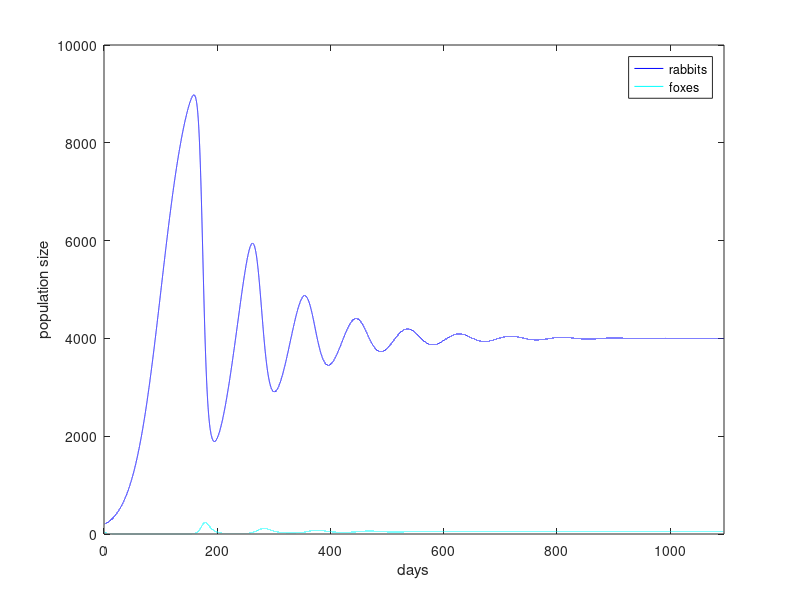
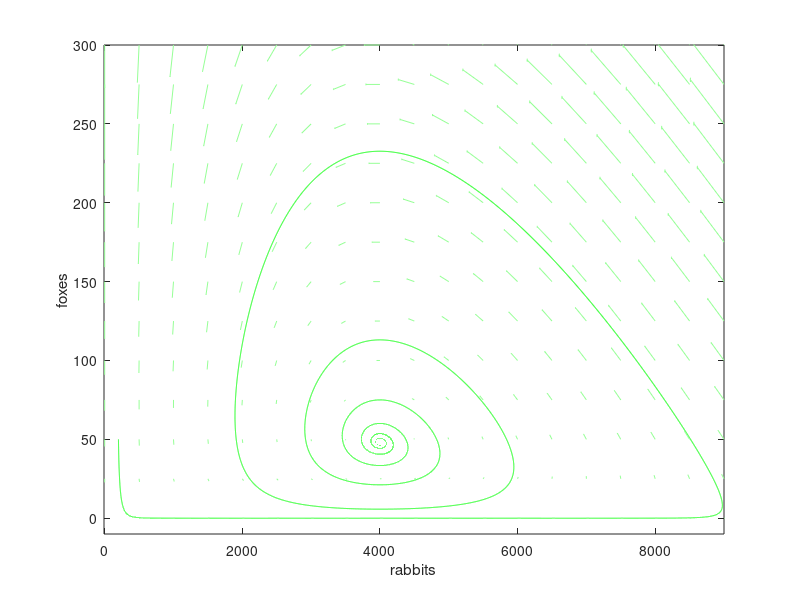

Write the MATLAB code that produced these figures, in order.
function modLV_fwdEuler_prey
    %%RESTRICTED PREY GROWTH
    %modified LV model constants
    R0U = 0.04;
    R0V = 0.2;
    gamma = 0.0005;
    e = 0.1;
    K = 10000;
    
    dT = 0.01; %delta tau (in days)
    maxT = 365*3; %max t
    t=0:dT:maxT;
    X = zeros(size(t)); %initializing rabbit matrix
    Y = zeros(size(t)); % initializing fox matrix
    numIter=(maxT/dT); %number of iterations
    
    X(1)= 200; %initial x value
    Y(1) = 50; %initial y value
    
    for i=1:numIter
        %rabbit update function
        X(i+1)=X(i)+u(X(i),Y(i))*dT;
        %fox update function
        Y(i+1)=Y(i)+v(X(i),Y(i))*dT;
    end

%   x is u(t) and y is v(t)
%   PREY FUNCTION -> RABBITS
    function du_dt = u(x, y)
        du_dt = ((R0U*(1-(x/K)))*x)-(gamma*x*y);
    end
%   PREDATOR FUNCTION -> FOXES
    function dv_dt = v(x, y)
        dv_dt = (e*gamma*x*y)-(R0V*y);
    end

     figure(1);
     plot(t, X, 'b'); 
     hold on
     plot (t, Y, 'c');
     hold off
     xlim([0 365*3]);
     
     xlabel('days');
     ylabel('population size');
     legend('rabbits', 'foxes');
    
     figure(2);
     plot(X, Y, 'g');
     xlabel('rabbits');
     ylabel('foxes');
     
     hold on
     
      [UU, VV] = meshgrid([0:500:9000], [0:25:300])
      vel_U = ((R0U*(1-(UU./K))).*UU)-(gamma.*UU.*VV);
      vel_V = (e*gamma.*UU.*VV)-(R0V.*VV);
      h = quiver(UU, VV, vel_U, vel_V, 1.25);
      set(h, 'maxheadsize', 0.005, 'color', [150, 255, 150]/255);
      
      xlim([-10 9000]);
      ylim([-10 300]);
      
      hold off
end